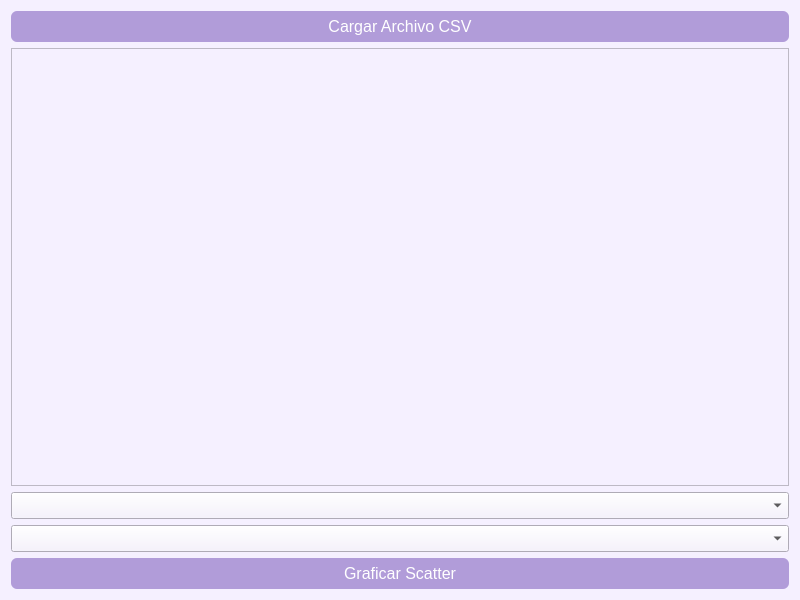
<?xml version="1.0" encoding="UTF-8"?>
<ui version="4.0">
 <class>VisorCSVUI</class>
 <widget class="QWidget" name="VisorCSVUI">
  <property name="geometry">
   <rect><x>0</x><y>0</y><width>800</width><height>600</height></rect>
  </property>
  <property name="styleSheet"><string>
QWidget {
    font-family: 'Sans Serif';
    font-size: 12pt;
    background-color: #f5f0ff;
}
QPushButton {
    background-color: #b19cd9;
    color: white;
    border-radius: 6px;
    padding: 6px;
}
QPushButton:hover {
    background-color: #a186d3;
}
QLabel {
    font-weight: bold;
}
</string></property>
  <layout class="QVBoxLayout" name="verticalLayout">

   <item><widget class="QPushButton" name="btn_cargar_csv"><property name="text"><string>Cargar Archivo CSV</string></property></widget></item>
   <item><widget class="QTableWidget" name="tabla"/></item>
   <item><widget class="QComboBox" name="combo_x"/></item>
   <item><widget class="QComboBox" name="combo_y"/></item>
   <item><widget class="QPushButton" name="btn_graficar"><property name="text"><string>Graficar Scatter</string></property></widget></item>
    
  </layout>
 </widget>
 <resources/>
 <connections/>
</ui>
